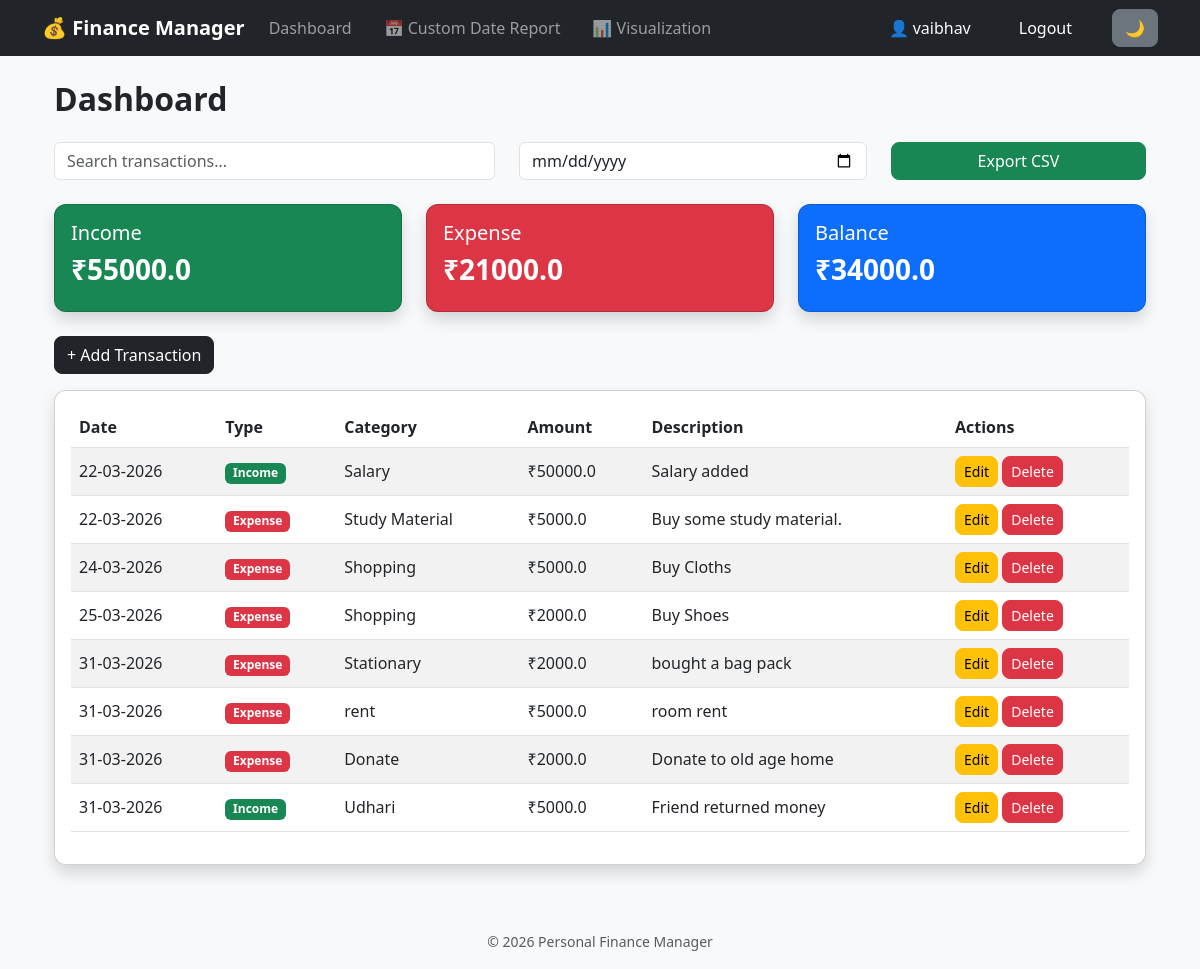
/dashboard (signed in), run on an earlier commit of the app's database.
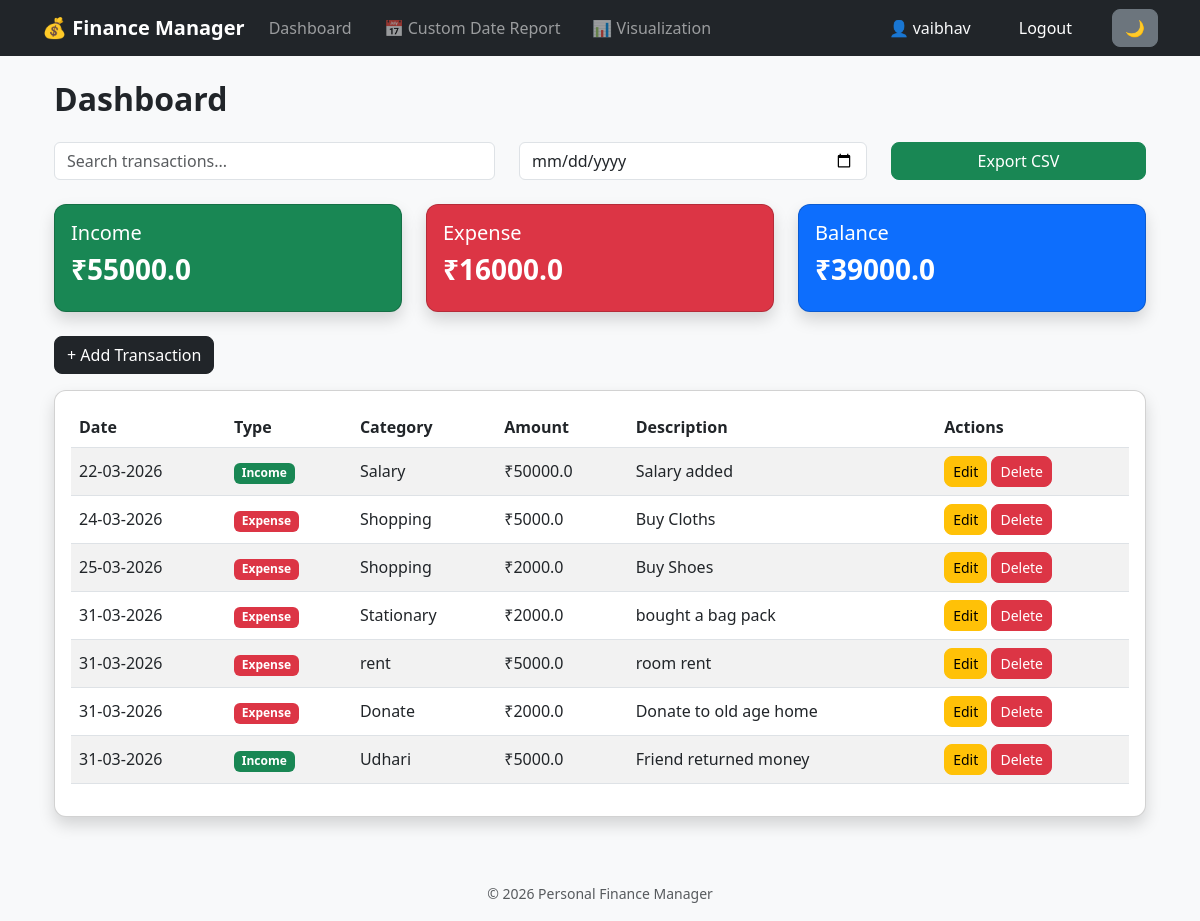
And on a later commit of the database.
### app/models.py (models this page shows, shortened)
class User(db.Model, UserMixin):
    id = db.Column(db.Integer, primary_key=True)
    is_admin = db.Column(db.Boolean, default=False)
    username = db.Column(db.String(100), unique=True, nullable=False)
    email = db.Column(db.String(150), unique=True, nullable=False)
    password = db.Column(db.String(200), nullable=False)
    transactions = db.relationship('Transaction', backref='user', lazy=True)

class Transaction(db.Model):
    id = db.Column(db.Integer, primary_key=True)
    type = db.Column(db.String(10), nullable=False)
    amount = db.Column(db.Float, nullable=False)
    category = db.Column(db.String(100), nullable=False)
    description = db.Column(db.String(200))
    date = db.Column(db.DateTime, default=datetime.utcnow)
    user_id = db.Column(db.Integer, db.ForeignKey('user.id'), nullable=False)

### app/routes.py (the view)
@main.route('/dashboard')
@login_required
def dashboard():
    transactions = Transaction.query.filter_by(user_id=current_user.id).all()
    income, expense, balance = calculate_totals(transactions)
    return render_template(
        'dashboard/dashboard.html',
        transactions=transactions,
        income=income,
        expense=expense,
        balance=balance
    )

### app/__init__.py (called while the page is built)
def create_app():
    app = Flask(__name__, template_folder='../templates', static_folder='../static')
    app.config['SECRET_KEY'] = 'this_is_a_secret_key_change_later'
    app.config['SQLALCHEMY_DATABASE_URI'] = 'sqlite:///db.sqlite3'
    app.config['SQLALCHEMY_TRACK_MODIFICATIONS'] = False
    db.init_app(app)
    login_manager.init_app(app)
    login_manager.login_view = 'main.login'
    from .models import User
    @login_manager.user_loader
    def load_user(user_id):
        return User.query.get(int(user_id))
    @app.after_request
    def add_header(response):
        response.headers["Cache-Control"] = "no-store, no-cache, must-revalidate, max-age=0"
        response.headers["Pragma"] = "no-cache"
        response.headers["Expires"] = "0"
        return response
    from .routes import main
    app.register_blueprint(main)
    return app

### app/routes.py (called while the page is built)
@main.before_app_request
def restrict_access():
    if not current_user.is_authenticated:
        allowed_routes = [
            'main.login',
            'main.register',
            'main.admin_login',      # Allow admin login page
            'main.admin_dashboard',  # Optional
            'main.admin_logout',     # Optional
            'static'
        ]
        if request.endpoint not in allowed_routes:
            return redirect(url_for('main.login'))

### app/utils.py (called while the page is built)
def calculate_totals(transactions):
    income = sum(t.amount for t in transactions if t.type == 'income')
    expense = sum(t.amount for t in transactions if t.type == 'expense')
    balance = income - expense
    return income, expense, balance

### templates/dashboard/dashboard.html (shortened to what this page needs)
{% extends 'base.html' %}
{% block content %}
<div class="container mt-4">
<h2 class="mb-4">Dashboard</h2>
<div class="row mb-4">
    <div class="col-md-5">
        <input type="text" id="search" placeholder="Search transactions..." class="form-control">
    </div>
    <div class="col-md-4">
        <input type="date" id="filterDate" class="form-control">
    </div>
    <div class="col-md-3">
        <a href="{{ url_for('main.export') }}" class="btn btn-success w-100">
            Export CSV
        </a>
    </div>
</div>
<div class="row mb-4">
    <div class="col-md-4">
        <div class="card bg-success text-white shadow">
            <div class="card-body">
                <h5>Income</h5>
                <h3>₹{{ income }}</h3>
            </div>
        </div>
    </div>
    <div class="col-md-4">
        <div class="card bg-danger text-white shadow">
            <div class="card-body">
                <h5>Expense</h5>
                <h3>₹{{ expense }}</h3>
            </div>
        </div>
    </div>
    <div class="col-md-4">
        <div class="card bg-primary text-white shadow">
            <div class="card-body">
                <h5>Balance</h5>
                <h3>₹{{ balance }}</h3>
            </div>
        </div>
    </div>
</div>
<div class="mb-3">
    <a href="{{ url_for('main.add_transaction') }}" class="btn btn-dark">
        + Add Transaction
    </a>
</div>
<div class="card shadow">
    <div class="card-body">
        <table class="table table-striped">
            <thead>
                <tr>
                    <th>Date</th>
                    <th>Type</th>
                    <th>Category</th>
                    <th>Amount</th>
                    <th>Description</th>
                    <th>Actions</th>
                </tr>
            </thead>
            <tbody>
                {% for t in transactions %}
                <tr data-date="{{ t.date.strftime('%Y-%m-%d') }}">
                    <td>{{ t.date.strftime('%d-%m-%Y') }}</td>
                    <td>
                        {% if t.type == 'income' %}
                            <span class="badge bg-success">Income</span>
                        {% else %}
                            <span class="badge bg-danger">Expense</span>
                        {% endif %}
                    </td>
                    <td>{{ t.category }}</td>
                    <td>₹{{ t.amount }}</td>
                    <td>{{ t.description }}</td>
                    <td>
                        <a href="{{ url_for('main.edit_transaction', id=t.id) }}"
                           class="btn btn-sm btn-warning">
                           Edit
                        </a>
                        <a href="{{ url_for('main.delete_transaction', id=t.id) }}"
                           class="btn btn-sm btn-danger"
                           onclick="return confirm('Are you sure you want to delete this transaction?')">
                           Delete
                        </a>
                    </td>
                </tr>
                {% endfor %}
            </tbody>
        </table>
    </div>
</div>
</div>
{% endblock %}

### templates/base.html (shortened to what this page needs)
<!DOCTYPE html>
<html lang="en">
<head>
    <link href="https://cdn.jsdelivr.net/npm/bootstrap@5.3.0/dist/css/bootstrap.min.css" rel="stylesheet">
    <link rel="stylesheet" href="{{ url_for('static', filename='css/style.css') }}">
</head>
<body class="bg-light">
    {% include 'navbar.html' %}
    <div class="container mt-4 mb-5">
        {% block content %}
        {% endblock %}
    </div>
    <footer class="text-center text-muted py-3">
        <small>© 2026 Personal Finance Manager</small>
    </footer>
</body>
</html>

### templates/navbar.html (shortened to what this page needs)
<nav class="navbar navbar-expand-lg navbar-dark bg-dark">
    <div class="container">
        <span class="navbar-brand">💰 Finance Manager</span>
        <div class="collapse navbar-collapse" id="navbarNav">
            <ul class="navbar-nav me-auto gap-3">
                {% if current_user.is_authenticated %}
                <li class="nav-item">
                    <a class="nav-link" href="{{ url_for('main.dashboard') }}">
                        Dashboard
                    </a>
                </li>
                <li class="nav-item">
                  <a class="nav-link" href="{{ url_for('main.monthly_report') }}">
                       📅 Custom Date Report
                 </a>
                </li>
                <li class="nav-item">
                    <a class="nav-link" href="{{ url_for('main.visualize') }}">
                        📊 Visualization
                    </a>
                </li>
                {% endif %}
            </ul>
            <ul class="navbar-nav ms-auto align-items-center gap-2">
                {% if current_user.is_authenticated %}
                <li class="nav-item">
                    <span class="nav-link text-light">
                        👤 {{ current_user.username }}
                    </span>
                </li>
                <li class="nav-item" style="margin-left: 1rem;">
                    <a class="nav-link btn btn-danger text-white px-3"
                       href="{{ url_for('main.logout') }}">
                        Logout
                    </a>
                </li>
                <li class="nav-item" style="margin-left: 1rem;">
                    <button onclick="toggleDarkMode()" class="btn btn-secondary">
                        🌙
                    </button>
                </li>
                {% endif %}
            </ul>
        </div>
    </div>
</nav>

### static/css/style.css (style rules this page uses)
body { background-color: #f8f9fa; }
.card { border-radius: 12px; }
.navbar-brand { font-weight: bold; font-size: 20px; }
.table { vertical-align: middle; }
.btn { border-radius: 8px; }
h2, h3 { font-weight: 600; }

What changed in the data, as far as the page shows it:
removed Transaction: date "22-03-2026", type "Expense", category "Study Material", amount "5000.0", description "Buy some study material."
Also different on the page:
{{ expense }}: "21000.0" → "16000.0"
{{ balance }}: "34000.0" → "39000.0"
